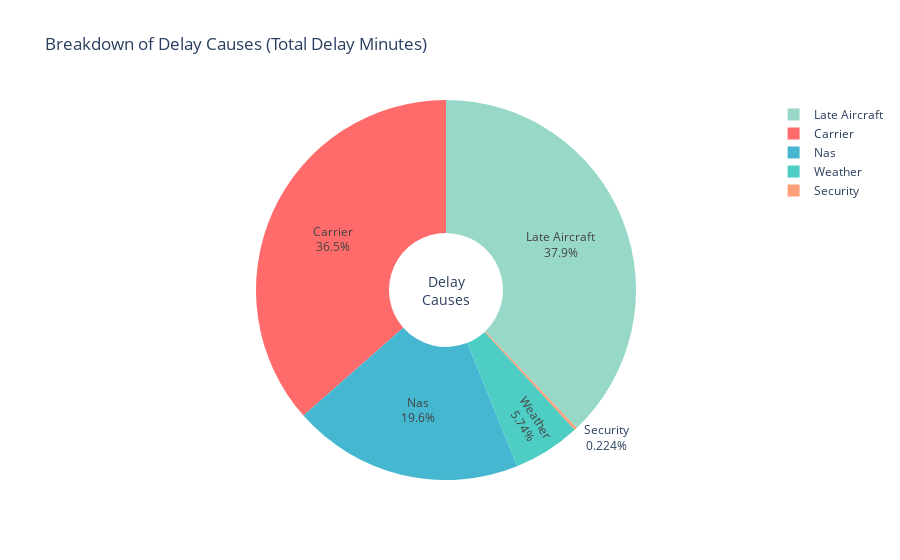

The code cell stored with this chart in its notebook:
### Code cell
import plotly.graph_objects as go

print("\nCreating Visualization 8: Delay Causes Breakdown...")

# Correct column names from your dataset
delay_cause_cols = [
    'DELAY_DUE_CARRIER', 'DELAY_DUE_WEATHER', 'DELAY_DUE_NAS',
    'DELAY_DUE_SECURITY', 'DELAY_DUE_LATE_AIRCRAFT'
]

# Check which columns exist
existing_delay_cols = [col for col in delay_cause_cols if col in df.columns]

if existing_delay_cols:
    print("✅ Found delay columns:", existing_delay_cols)

    # Calculate total delay minutes for each cause
    delay_causes_sum = df[existing_delay_cols].sum()

    # Create pie chart
    fig = go.Figure(data=[go.Pie(
        labels=[col.replace('DELAY_DUE_', '').replace('_', ' ').title() for col in existing_delay_cols],
        values=delay_causes_sum.values,
        hole=0.3,
        textinfo='label+percent',  # show percentages on the chart
        marker=dict(colors=['#FF6B6B', '#4ECDC4', '#45B7D1', '#FFA07A', '#98D8C8'])
    )])

    fig.update_layout(
        title='Breakdown of Delay Causes (Total Delay Minutes)',
        annotations=[dict(text='Delay<br>Causes', x=0.5, y=0.5, font_size=14, showarrow=False)]
    )

    # Save and display
    fig.write_html('viz_08_delay_causes.html')
    fig.show()
    print(" Saved: viz_08_delay_causes.html")

else:
    print(" No delay cause columns found in DataFrame.")

### Figure 1 — Plotly figure (JSON) as saved in the notebook; plotly's stock layout.template omitted (floating-point values rounded to 4 significant figures)
{"data": [{"hole": 0.3, "labels": ["Carrier", "Weather", "Nas", "Security", "Late Aircraft"], "marker": {"colors": ["#FF6B6B", "#4ECDC4", "#45B7D1", "#FFA07A", "#98D8C8"]}, "textinfo": "label+percent", "type": "pie", "values": [2194113, 345323, 1179143, 13442, 2280200]}], "layout": {"annotations": [{"font": {"size": 14}, "showarrow": false, "text": "Delay<br>Causes", "x": 0.5, "y": 0.5}], "title": {"text": "Breakdown of Delay Causes (Total Delay Minutes)"}}}
